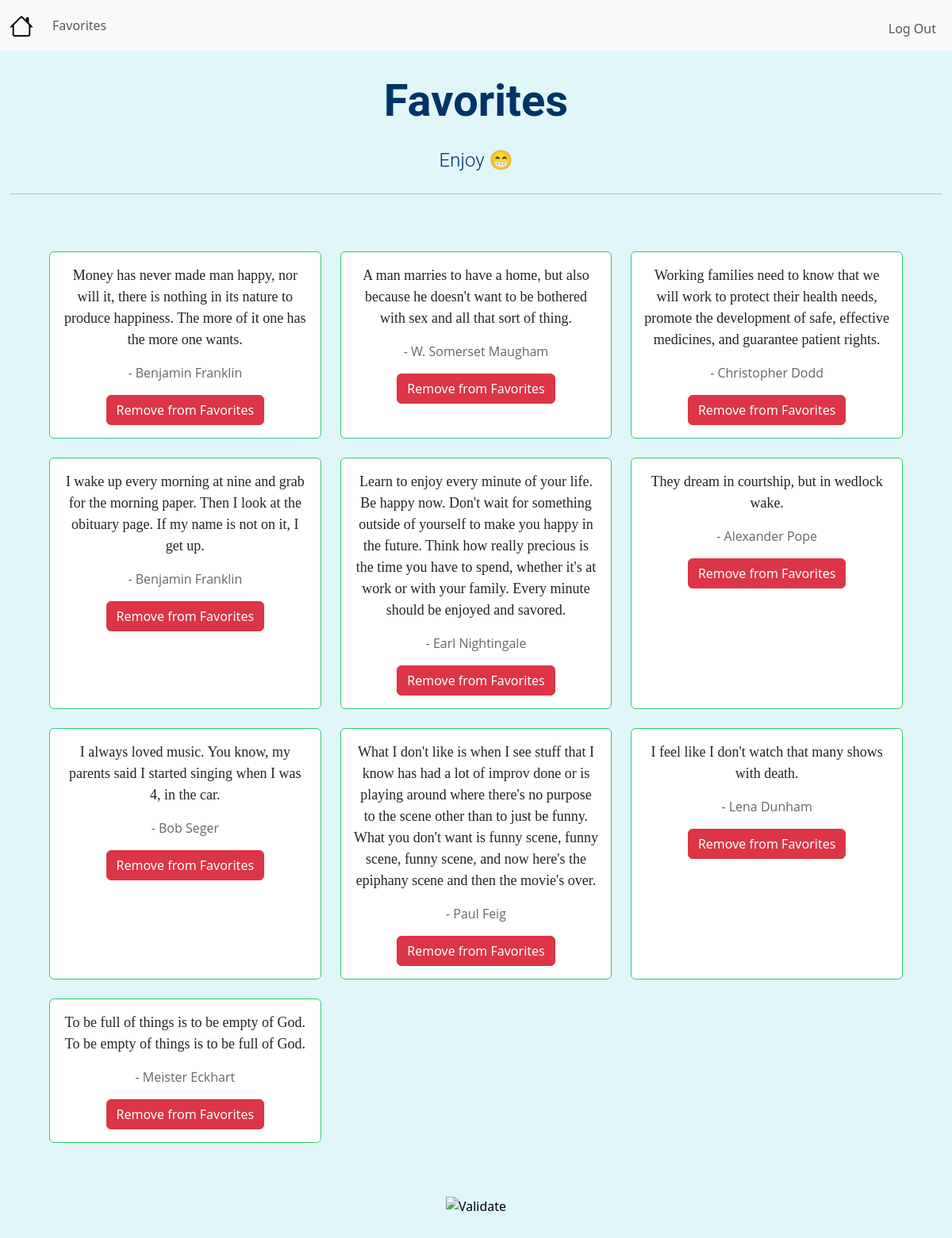
The page /favorites (signed in) on the database as committed earlier.
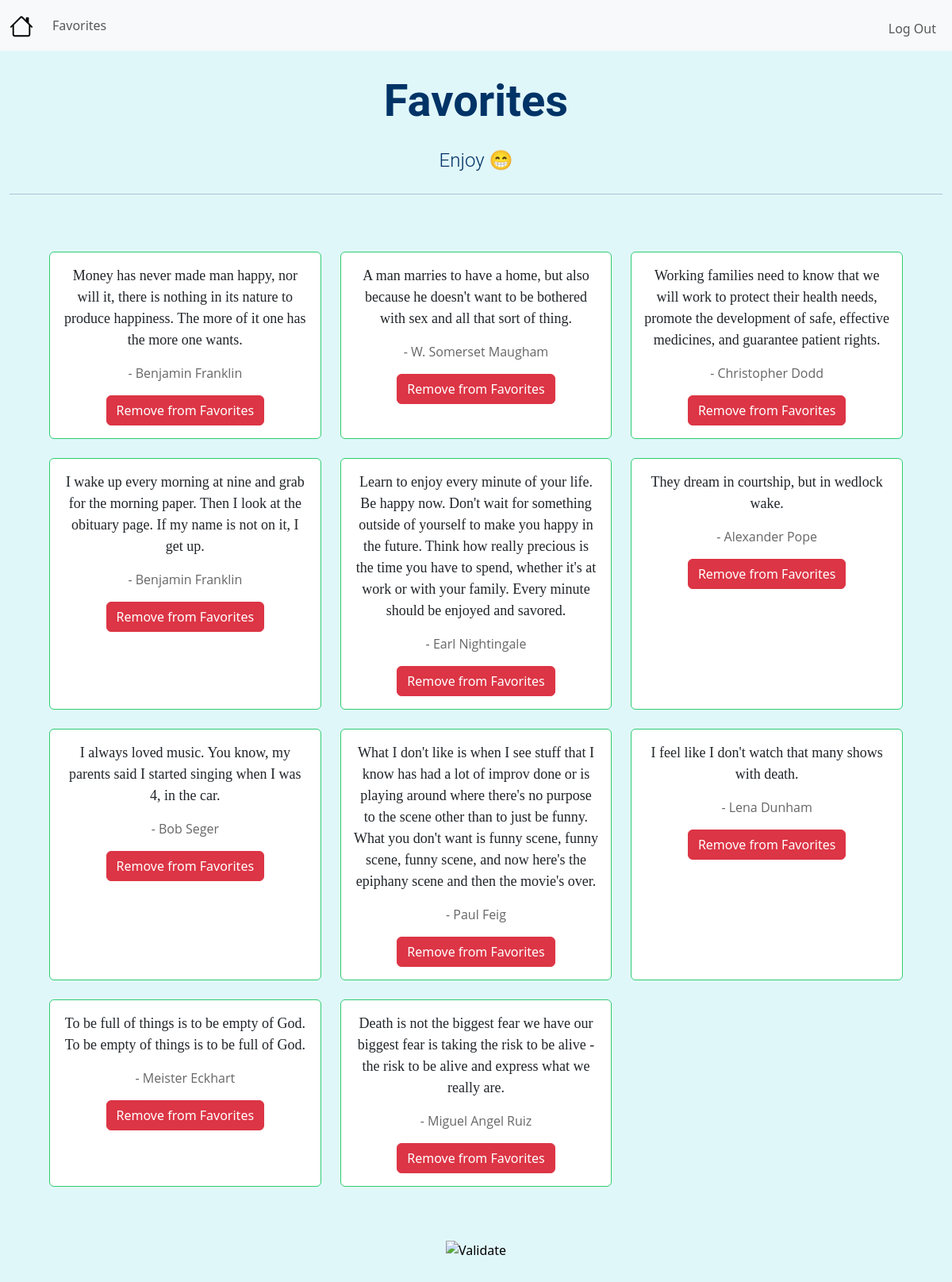
The same page on the database as committed later.
### app.py (models this page shows, shortened)
class Favorites(db.Model):
    __tablename__ = "favorites"
    id = db.Column(db.Integer, primary_key=True)
    user_id = db.Column(db.Integer, db.ForeignKey('users.id'), nullable=False)
    quote = db.Column(db.String(1000), unique=True, nullable=False)
    author = db.Column(db.String(300), nullable=False)

### app.py (the view)
@app.route("/favorites")
@login_required
def favorites():
    user_favorites = Favorites.query.filter_by(user_id=session["user_id"]).all()
    return render_template("favorites.html", favorites=user_favorites)

### helpers.py (called while the page is built)
def login_required(f):
    @wraps(f)
    def decorated_function(*args, **kwargs):
        if session.get("user_id") is None:
            return redirect("/login")
        return f(*args, **kwargs)
    return decorated_function

### templates/favorites.html (shortened to what this page needs)
{% extends "layout.html" %}
{% block jumbo_title %}Favorites{% endblock %}
{% block jumbo_message %}Enjoy &#128513;{% endblock %}
{% block main %}
    <div class="favorites-container">
        <div class="row row-cols-1 row-cols-md-2 row-cols-lg-3 g-4">
            {% for favorite in favorites %}
            <div class="col">
                <div class="card h-100">
                    <div class="card-body">
                        <p class="card-text quote-text">{{ favorite.quote }}</p>
                        <p class="card-text author-text">- {{ favorite.author }}</p>
                        <button class="btn btn-danger remove-favorite" onclick="toggleFavorite(this)" data-quote="{{ favorite.quote }}" data-author="{{ favorite.author }}">
                            Remove from Favorites
                        </button>
                    </div>
                </div>
            </div>
            {% endfor %}
        </div>
    </div>
{% endblock %}

### templates/layout.html (shortened to what this page needs)
<!DOCTYPE html>
<html lang="en">
    <head>
        <link href="https://cdn.jsdelivr.net/npm/bootstrap@5.3.3/dist/css/bootstrap.min.css" rel="stylesheet">
        <link href="/static/styles.css" rel="stylesheet">
    </head>
    <body>
        <nav id="navbar" class="navbar navbar-expand-lg bg-body-tertiary">
            <div class="container-fluid">
                <a class="navbar-brand" href="/">
                </a>
                <div class="collapse navbar-collapse" id="navbar">
                    {% if session["user_id"] %}
                        <ul class="navbar-nav">
                            <li class="nav-item"><a class="nav-link" href="/favorites">Favorites</a></li>
                        </ul>
                        <ul class="navbar-nav ms-auto mt-2">
                            <li class="nav-item"><a class="nav-link" href="/logout">Log Out</a></li>
                        </ul>
                    {% else %}
                        <ul class="navbar-nav ms-auto mt-2">
                            <li class="nav-item"><a class="nav-link" href="/register">Register</a></li>
                            <li class="nav-item"><a class="nav-link" href="/login">Log In</a></li>
                        </ul>
                    {% endif %}
                </div>
            </div>
        </nav>
        <div id="jumbo" class="jumbotron mx-auto text-center">
            <div class="container-fluid">
                <h1 class="display-4" id="title">{% block jumbo_title %}{% endblock %}</h1>
                <p class="lead" id="jumbo_message">{% block jumbo_message %}{% endblock %}</p>
                <hr class="my-4">
            </div>
        </div>
        <main class="container py-5 text-center">
            {% block main %}{% endblock %}
        </main>
        <footer class="mb-5">
            <form action="https://validator.w3.org/check" class="text-center" enctype="multipart/form-data" method="post" target="_blank">
                <input alt="Validate" src="/static/I_heart_validator.png" type="image">
            </form>
        </footer>
    </body>
</html>

### static/styles.css (style rules this page uses)
body { background-color: #e0f7fa; }
a { text-decoration: none; }
#jumbo { margin-left: 30px; margin-right: 30px; margin-top: 10px; color: #003366; font-family: "Roboto", sans-serif; }
#title { font-weight: bold; padding-bottom: 15px; padding-top: 20px; }
#jumbo_message { font-size: 1.5rem; }
.favorites-container { padding: 20px; padding-top: 0px; }
.card { border: 1px solid #2ecc71; transition: transform 0.2s }
.quote-text { font-size: 18px; font-family: "Georgia", serif; }
.author-text { font-size: 16px; font-family: "Open Sans", sans-serif; color: #666 }

Rows that differ between the two databases and show on the page:
added Favorites: quote "Death is not the biggest fear we have our biggest fear is taking the risk to be alive - the risk to be alive and express what we really are.", author "Miguel Angel Ruiz"
